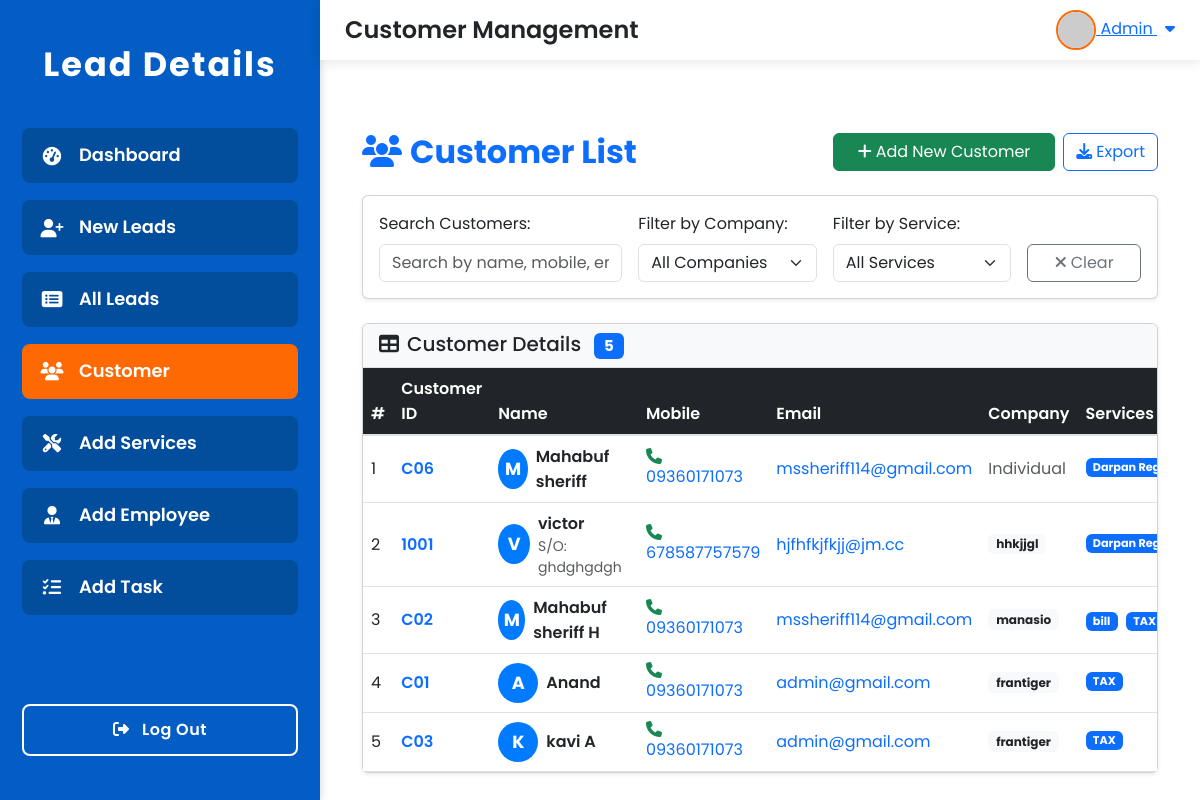
Screenshot of /customer/ with the database file from the repository.
### lead/models.py (models this page shows, shortened)
class Lead(models.Model):
    customer_id = models.CharField(max_length=50, unique=True)
    customer_name = models.CharField(max_length=200)
    mobile_no = models.CharField(max_length=15)
    father_name = models.CharField(max_length=200, blank=True, null=True)
    spouse_name = models.CharField(max_length=200, blank=True, null=True)
    mother_name = models.CharField(max_length=200, blank=True, null=True)
    aadhar_card_no = models.CharField(max_length=12, blank=True, null=True)
    pan_no = models.CharField(max_length=10, blank=True, null=True)
    company_name = models.CharField(max_length=200, blank=True, null=True)
    email_id = models.EmailField(blank=True, null=True)
    gst_no = models.CharField(max_length=15, blank=True, null=True)
    cin_no = models.CharField(max_length=21, blank=True, null=True)
    assigned_to = models.CharField(max_length=200, blank=True, null=True)
    delivery_date = models.DateField(blank=True, null=True)
    upload_document = models.FileField(upload_to='documents/', blank=True, null=True)
    note = models.TextField(blank=True, null=True)
    created_at = models.DateTimeField(auto_now_add=True)
    updated_at = models.DateTimeField(auto_now=True)
    class Meta:
        ordering = ['-created_at']

class Service(models.Model):
    CATEGORY_CHOICES = [
        ('Tax', 'Tax'),
        ('Registration', 'Registration'),
        ('Consultancy', 'Consultancy'),
        ('Filing', 'Filing'),
        ('Legal', 'Legal'),
    ]
    name = models.CharField(max_length=200)
    category = models.CharField(max_length=50, choices=CATEGORY_CHOICES)
    base_price = models.DecimalField(max_digits=10, decimal_places=2)
    description = models.TextField(blank=True, null=True)
    created_at = models.DateTimeField(auto_now_add=True)
    updated_at = models.DateTimeField(auto_now=True)
    class Meta:
        ordering = ['name']

### lead/views.py (the view)
# urls.py: path('customer/', views.customer,name='customer'),
def customer(request):
    leads = Lead.objects.all().order_by('-created_at')
    customers = []
    for lead in leads:
        lead_services = LeadService.objects.filter(lead=lead).select_related('service')
        services = [{'name': ls.service.name, 'price': ls.service_price} for ls in lead_services]
        total_amount = sum(service['price'] for service in services)
        customer = {
            'id': lead.id,
            'customer_id': lead.customer_id,
            'customer_name': lead.customer_name,
            'mobile_no': lead.mobile_no,
            'email_id': lead.email_id,
            'father_name': lead.father_name,
            'spouse_name': lead.spouse_name,
            'mother_name': lead.mother_name,
            'aadhar_card_no': lead.aadhar_card_no,
            'pan_no': lead.pan_no,
            'company_name': lead.company_name,
            'gst_no': lead.gst_no,
            'cin_no': lead.cin_no,
            'assigned_to': lead.assigned_to,
            'delivery_date': lead.delivery_date,
            'note': lead.note,
            'upload_document': lead.upload_document,
            'created_at': lead.created_at,
            'services': services,
            'total_amount': total_amount
        }
        customers.append(customer)
    total_customers = len(customers)
    today = timezone.now().date()
    active_today = len([c for c in customers if c['created_at'].date() == today])
    start_of_month = today.replace(day=1)
    this_month = len([c for c in customers if c['created_at'].date() >= start_of_month])
    total_revenue = sum(c['total_amount'] for c in customers)
    context = {
        'customers': customers,
        'total_customers': total_customers,
        'active_today': active_today,
        'this_month': this_month,
        'total_revenue': total_revenue
    }
    return render(request, 'customer.html', context)

### lead/templates/customer.html (shortened to what this page needs)
}{% extends 'base.html' %}
{% block page_title %}Customer Management{% endblock %}
{% block content %}
<div class="container-fluid my-4">
    <div class="d-flex justify-content-between align-items-center mb-4">
        <h2 class="fw-bold text-primary mb-0">
            <i class="fas fa-users me-2"></i>Customer List
        </h2>
        <div class="d-flex gap-2">
            <a href="{% url 'new_lead' %}" class="btn btn-success px-4">
                <i class="fas fa-plus me-1"></i>Add New Customer
            </a>
            <button class="btn btn-outline-primary" onclick="exportCustomers()">
                <i class="fas fa-download me-1"></i>Export
            </button>
        </div>
    </div>
    <div class="card shadow-sm mb-4">
        <div class="card-body py-3">
            <div class="row g-3 align-items-end">
                <div class="col-md-4">
                    <label for="searchInput" class="form-label">Search Customers:</label>
                    <input type="text" class="form-control" id="searchInput" placeholder="Search by name, mobile, email...">
                </div>
                <div class="col-md-3">
                    <label for="companyFilter" class="form-label">Filter by Company:</label>
                    <select class="form-select" id="companyFilter">
                        <option value="">All Companies</option>
                    </select>
                </div>
                <div class="col-md-3">
                    <label for="serviceFilter" class="form-label">Filter by Service:</label>
                    <select class="form-select" id="serviceFilter">
                        <option value="">All Services</option>
                    </select>
                </div>
                <div class="col-md-2">
                    <button class="btn btn-outline-secondary w-100" onclick="clearFilters()">
                        <i class="fas fa-times me-1"></i>Clear
                    </button>
                </div>
            </div>
        </div>
    </div>
    <div class="card shadow-sm">
        <div class="card-header bg-light">
            <h5 class="mb-0">
                <i class="fas fa-table me-2"></i>Customer Details
                <span class="badge bg-primary ms-2" id="customerCount">{{ customers|length }}</span>
            </h5>
        </div>
        <div class="card-body p-0">
            <div class="table-responsive">
                <table class="table table-hover mb-0" id="customerTable">
                    <thead class="table-dark">
                        <tr>
                            <th scope="col">#</th>
                            <th scope="col">Customer ID</th>
                            <th scope="col">Name</th>
                            <th scope="col">Mobile</th>
                            <th scope="col">Email</th>
                            <th scope="col">Company</th>
                            <th scope="col">Services</th>
                        </tr>
                    </thead>
                    <tbody>
                        {% for customer in customers %}
                        <tr class="customer-row" data-customer-id="{{ customer.id }}">
                            <td>{{ forloop.counter }}</td>
                            <td>
                                <span class="fw-semibold text-primary">{{ customer.customer_id }}</span>
                            </td>
                            <td>
                                <div class="d-flex align-items-center">
                                    <div class="avatar-circle me-2">
                                        {{ customer.customer_name|first|upper }}
                                    </div>
                                    <div>
                                        <div class="fw-semibold">{{ customer.customer_name }}</div>
                                        {% if customer.father_name %}
                                            <small class="text-muted">S/O: {{ customer.father_name }}</small>
                                        {% endif %}
                                    </div>
                                </div>
                            </td>
                            <td>
                                <a href="tel:{{ customer.mobile_no }}" class="text-decoration-none">
                                    <i class="fas fa-phone text-success me-1"></i>{{ customer.mobile_no }}
                                </a>
                            </td>
                            <td>
                                {% if customer.email_id %}
                                    <a href="mailto:{{ customer.email_id }}" class="text-decoration-none">
                                        {{ customer.email_id }}
                                    </a>
                                {% else %}
                                    <span class="text-muted">Not provided</span>
                                {% endif %}
                            </td>
                            <td>
                                {% if customer.company_name %}
                                    <span class="badge bg-light text-dark">{{ customer.company_name }}</span>
                                {% else %}
                                    <span class="text-muted">Individual</span>
                                {% endif %}
                            </td>
                            <td>
                                {% if customer.services %}
                                    <div class="service-badges">
                                        {% for service in customer.services %}
                                            <span class="badge bg-primary me-1">{{ service.name }}</span>
                                        {% endfor %}
                                    </div>
                                {% else %}
                                    <span class="text-muted">No services</span>
                                {% endif %}
                            </td>
                        </tr>
                        {% endfor %}
                    </tbody>
                </table>
            </div>
        </div>
    </div>
</div>
{% endblock %}

### lead/templates/base.html (style rules this page uses)
:root { --menu-bg: #035dc5; --menu-highlight: #fe6902; --menu-item-bg: #024d9c; --menu-item-hover: #1677ff; --sidebar-width: 320px; --header-height: 60px; --transition-speed: 0.3s; }
html, body { height: 100%; margin: 0; padding: 0; font-family: 'Poppins', Arial, sans-serif; background: #0366c3; color: #4a4a4a; overflow-y: auto; }

### lead/templates/customer.html (style rules this page uses)
.avatar-circle { width: 40px; height: 40px; border-radius: 50%; background-color: #007bff; color: white; display: flex; align-items: center; justify-content: center; font-weight: bold; font-size: 1.1rem; }
.service-badges { max-width: 150px; }
.service-badges .badge { font-size: 0.7rem; margin-bottom: 2px; }
.table th { font-weight: 600; border-bottom: 2px solid #dee2e6; }
.table td { vertical-align: middle; }
.card-header { border-bottom: 1px solid #dee2e6; }

### rows the page displays
Lead: customer_id "C06", customer_name|first "M", customer_name "Mahabuf sheriff", mobile_no "09360171073", email_id "mssheriff114@gmail.com"
Service: name "Darpan…" "Darpan…"
Lead: customer_id "1001", customer_name|first "V", customer_name "victor", father_name "ghdghgdgh", mobile_no "678587757579", email_id "hjfhfkjfkjj@jm.cc", company_name "hhkjjgl"
Lead: customer_id "C02", customer_name|first "M", customer_name "Mahabuf sheriff H", mobile_no "09360171073", email_id "mssheriff114@gmail.com", company_name "manasio"
Service: name "bill"
Service: name "TAX" "TAX" "TAX"
Lead: customer_id "C01", customer_name|first "A", customer_name "Anand", mobile_no "09360171073", email_id "admin@gmail.com", company_name "frantiger"
Lead: customer_id "C03", customer_name|first "K", customer_name "kavi A", mobile_no "09360171073", email_id "admin@gmail.com", company_name "frantiger"

### other values shown
{{ customers|length }} "5"
